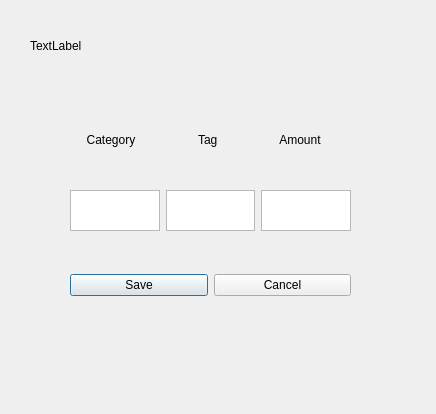
<?xml version="1.0" encoding="UTF-8"?>
<ui version="4.0">
 <class>transactionwindow</class>
 <widget class="QDialog" name="transactionwindow">
  <property name="geometry">
   <rect>
    <x>0</x>
    <y>0</y>
    <width>436</width>
    <height>414</height>
   </rect>
  </property>
  <property name="windowTitle">
   <string>Dialog</string>
  </property>
  <widget class="QWidget" name="widget" native="true">
   <property name="geometry">
    <rect>
     <x>70</x>
     <y>90</y>
     <width>281</width>
     <height>241</height>
    </rect>
   </property>
   <widget class="QWidget" name="verticalLayoutWidget_2">
    <property name="geometry">
     <rect>
      <x>0</x>
      <y>0</y>
      <width>281</width>
      <height>81</height>
     </rect>
    </property>
    <layout class="QVBoxLayout" name="verticalLayout"/>
   </widget>
   <widget class="QWidget" name="horizontalLayoutWidget_3">
    <property name="geometry">
     <rect>
      <x>0</x>
      <y>100</y>
      <width>281</width>
      <height>41</height>
     </rect>
    </property>
    <layout class="QHBoxLayout" name="horizontalLayout_4">
     <item>
      <widget class="QTextEdit" name="textEdit_3"/>
     </item>
     <item>
      <widget class="QTextEdit" name="textEdit"/>
     </item>
     <item>
      <widget class="QTextEdit" name="textEdit_2"/>
     </item>
    </layout>
   </widget>
   <widget class="QWidget" name="horizontalLayoutWidget">
    <property name="geometry">
     <rect>
      <x>0</x>
      <y>150</y>
      <width>281</width>
      <height>91</height>
     </rect>
    </property>
    <layout class="QHBoxLayout" name="horizontalLayout">
     <item>
      <widget class="QPushButton" name="saveButton">
       <property name="text">
        <string>Save</string>
       </property>
      </widget>
     </item>
     <item>
      <widget class="QPushButton" name="cancelButton">
       <property name="text">
        <string>Cancel</string>
       </property>
      </widget>
     </item>
    </layout>
   </widget>
   <widget class="QWidget" name="horizontalLayoutWidget_2">
    <property name="geometry">
     <rect>
      <x>0</x>
      <y>10</y>
      <width>279</width>
      <height>79</height>
     </rect>
    </property>
    <layout class="QHBoxLayout" name="horizontalLayout_3">
     <item>
      <widget class="QLabel" name="T_categorylabel">
       <property name="text">
        <string>     Category</string>
       </property>
      </widget>
     </item>
     <item>
      <widget class="QLabel" name="T_tagLabel">
       <property name="text">
        <string>          Tag</string>
       </property>
      </widget>
     </item>
     <item>
      <widget class="QLabel" name="T_amountLabel">
       <property name="text">
        <string>      Amount</string>
       </property>
      </widget>
     </item>
    </layout>
   </widget>
  </widget>
  <widget class="QLabel" name="tgiflabel">
   <property name="geometry">
    <rect>
     <x>30</x>
     <y>10</y>
     <width>371</width>
     <height>71</height>
    </rect>
   </property>
   <property name="text">
    <string>TextLabel</string>
   </property>
  </widget>
 </widget>
 <resources/>
 <connections/>
</ui>
